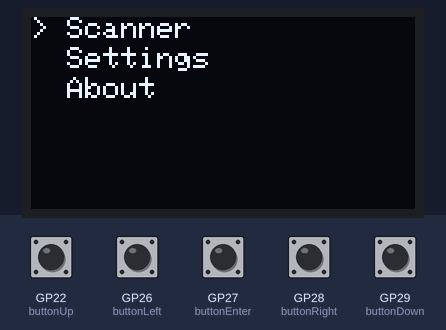
This sketch was run on a simulated Raspberry Pi Pico. Parts: 128×64 one-colour display. The inputs (shaded band) are chosen by the test bench; at power-on: GP22 (buttonUp), GP26 (buttonLeft), GP27 (buttonEnter), GP28 (buttonRight), GP29 (buttonDown) LOW.

Above: at 1.6 s.
1.7 s: GP22 (buttonUp) pulled HIGH for 1 s
At 4.0 s:
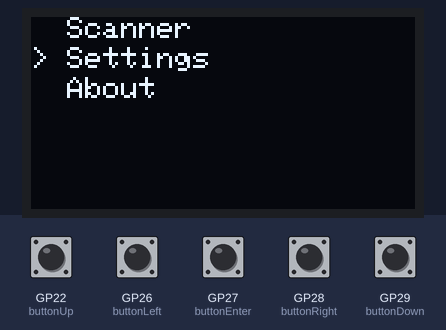
4.3 s: GP27 (buttonEnter) pulled HIGH for 0.15 s
At 4.9 s:
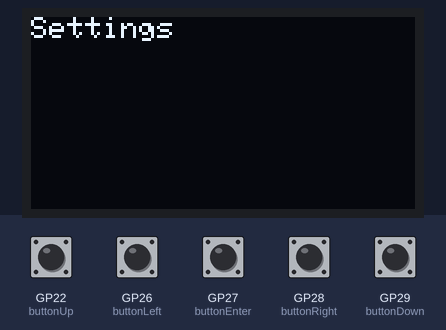
7.4 s: GP27 (buttonEnter) pulled HIGH for 1 s
11.4 s: GP22 (buttonUp) driven HIGH and GP27 (buttonEnter) driven HIGH
At 12.9 s:
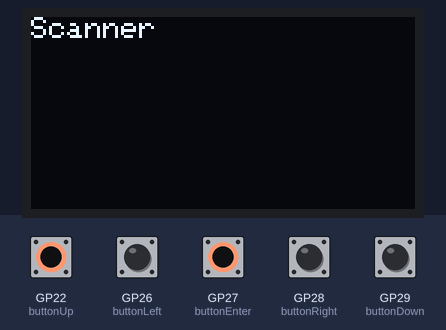
14.4 s: GP27 (buttonEnter) driven LOW
At 14.99 s:
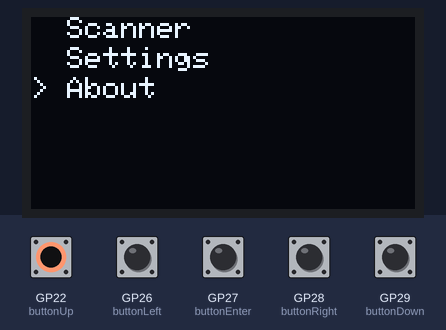
17.2 s: GP27 (buttonEnter) driven HIGH
At 18.4 s:
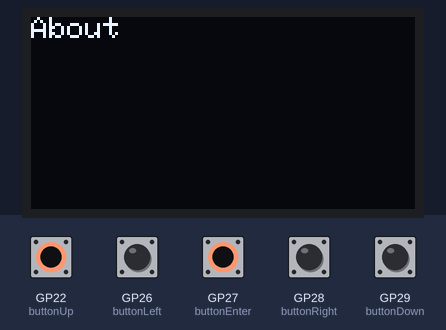
Timing chart, 0 to 20.2 s (numbered marks = the images above; inputs shaded):
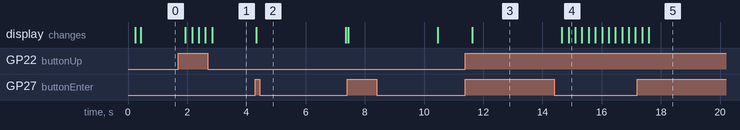

The sketch:

symbiote.ino
```cpp
#include <Adafruit_GFX.h> // graphic basic functions for the display
#include <Adafruit_SSD1306.h> // driver for the SSD1306 OLED-Display

Adafruit_SSD1306 display = Adafruit_SSD1306(128, 64, &Wire, -1); //Display object 128x64, I2C, no reset-pin

const int buttonUp = 22; // GPIO22 = the up botton (HackBat 1.0 schematics)
const int buttonLeft = 26;
const int buttonEnter = 27;
const int buttonRight = 28;
const int buttonDown = 29;

const char* menuItems[]{"Scanner", "Settings", "About"}; // menu list
const int menuLength = 3;
int selectedIndex = 0; // which item is currently selected

void setup() {
  // setting I2C Pins (SDA/SCL see HackBat 1.0 schematics)
  Wire.setSDA(4);
  Wire.setSCL(5);
  Wire.begin();
  delay(250);

  pinMode(buttonUp, INPUT); // Button pin as entrance configuration
  pinMode(buttonLeft, INPUT);
  pinMode(buttonEnter, INPUT);
  pinMode(buttonRight, INPUT);
  pinMode(buttonDown, INPUT);

  // initialize display
  display.begin(SSD1306_SWITCHCAPVCC, 0x3C);
  display.clearDisplay();
  display.display();
  delay(100);

  display.setTextSize(1);
  display.setTextColor(SSD1306_WHITE);
}

void loop() {
  int stateUp = digitalRead(buttonUp); // read button state: HIGH = pressed, LOW released
  int stateLeft = digitalRead(buttonLeft);
  int stateEnter = digitalRead(buttonEnter);
  int stateRight = digitalRead(buttonRight);
  int stateDown = digitalRead(buttonDown);

  if (stateUp == HIGH) {
    selectedIndex--; // move cursor up
    if (selectedIndex < 0) selectedIndex = menuLength - 1; // wrap to bottom (basically goes from index 0 to last item, index 2 = About)
    delay(200); // simple delay so it doesn't scroll too fast
  }

  if (stateDown == HIGH) {
    selectedIndex++; // move cursor down
    if (selectedIndex >= menuLength) selectedIndex = 0; // wrap to top (same logic as stateUp, just reversed)
    delay(200);
  }

  if (stateEnter == HIGH) {
    display.clearDisplay(); // clears display so menuItems don't overlap with entered menuItem
    display.setCursor(0, 0);
    display.println(menuItems[selectedIndex]); // prints the selected menuItem on the display
    display.display(); // actually shows you on the display, else it would've been only visible in the buffer
    delay(3000);
  }

  display.clearDisplay();
  for (int i = 0; i < menuLength; i++) {
    display.setCursor(0, i * 10); // column distance so the items don't overlap in the menu, 0=0, 1=10, 2=20
    if (i == selectedIndex) {
      display.print("> "); // draw arrow if this line is the selected one
    } else {
      display.print("  "); // otherwise draw blank space so text keeps aligned
    }
    display.println(menuItems[i]);
  }
  display.display();
}
```

Measured:
- after the input at 1.7 s, the display: first changes after 0.24 s (image 1 shows a later state)
- after the input at 4.3 s, the display: changes at once (image 2)
- after the input at 11.4 s, the display: changes after 0.23 s (image 3)
- after the input at 17.2 s, the display: first differs from a run without the input after 0.39 s (image 5)
